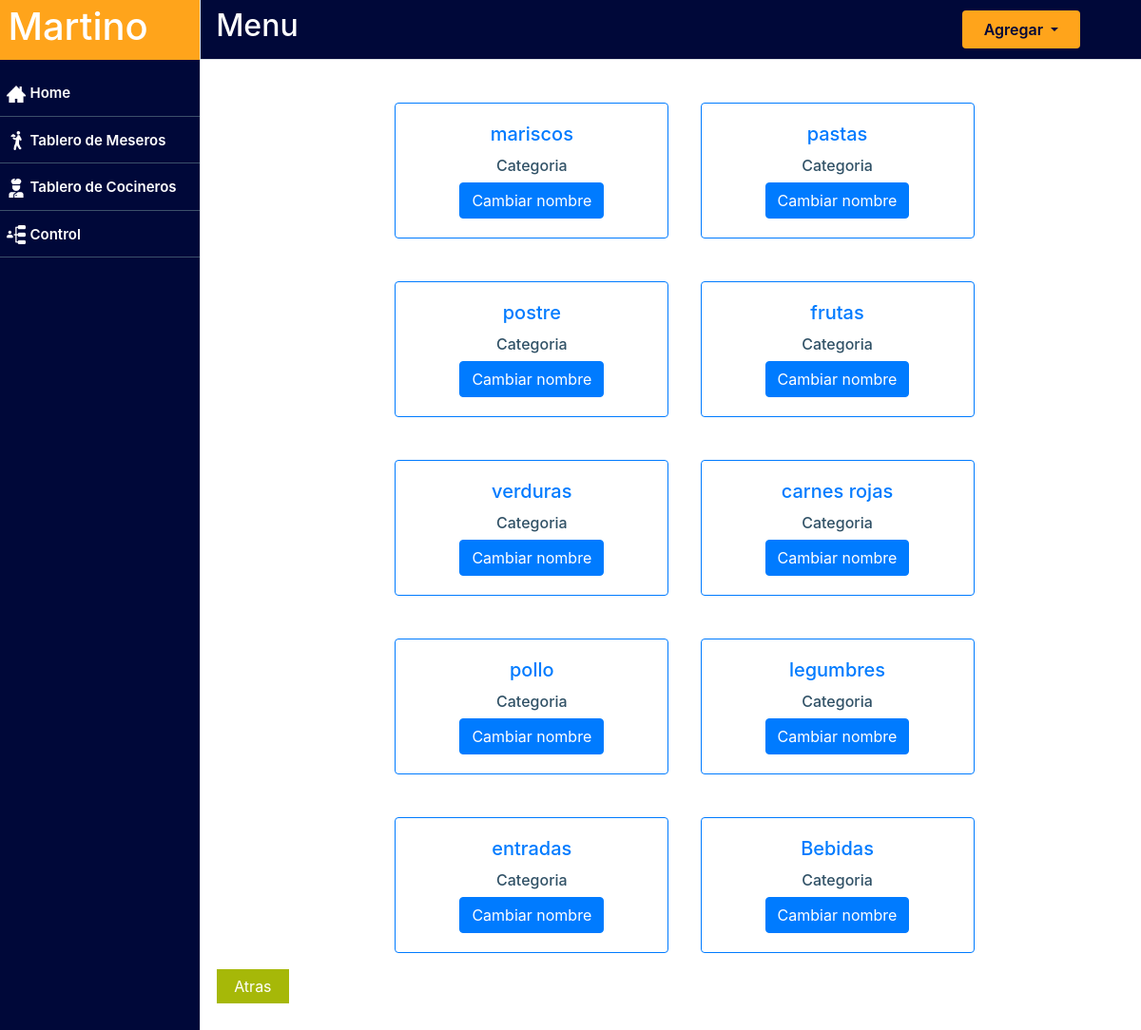
/Martino2/Menu.php, run on the app's committed database.
### tables this page shows
CREATE TABLE `categoria` (
  `id` int(11) NOT NULL,
  `nombre` varchar(30) NOT NULL
);

### Martino2/Menu.php (the view, shortened to what this page needs)
<?php
$objeto = new Conexion();
$conexion = $objeto->Conectar();
$consulta = "SELECT * FROM categoria WHERE id>0" ;
$resultado = $conexion->prepare($consulta);
$resultado->execute();
$usuarios = $resultado->fetchAll(PDO::FETCH_ASSOC);
?>
<!DOCTYPE html>
<html lang="es">
<head>
    <link rel="stylesheet" href="CSS/bootstrap.min.css">
    <link rel="stylesheet" href="CSS/Principal.css">
    <link rel="stylesheet" href="CSS/Menu.css">
    <link rel="stylesheet" href="CSS/Estilos.css">
</head>
<body>
<div id="content-wraper" class="d-flex">
    <div id="sidebar-container" class="border-right">
        <div class="logo">
          <h1>Martino</h1>
        </div>
        <div class="menu list-group-flush">
          <a href="Home.html" id="Top" class="list-group-item list-group-item-action"> <img src="Img/Home.png" height="20" id="none"> <span>Home</span></a>
          <a href="Tablero_Mesero.php" class="list-group-item list-group-item-action"> <img src="Img/Mesero.png" height="20" id="none"><span>Tablero de Meseros</span></a>
          <a href="Tablero_Cocinero.php" class="list-group-item list-group-item-action"> <img src="Img/Chef.png" height="20" id="none"><span>Tablero de Cocineros</span></a>
          <a href="ControlP.php" class="list-group-item list-group-item-action" id="linea"> <img src="Img/Control.png" height="20" id="none"> <span>Control</span></a>
        </div>
    </div>
    <div id="page-container" class="w-100">
      <nav class="navbar navbar-expand-lg navbar-light">
        <ul class="navbar-nav mr-auto">
            <h2>Menu</h2>
            </ul>
            <div class="btn-group" role="group" id="Margen">
                            <button id="btnGroupDrop1" type="button" class="btn dropdown-toggle"
                                data-toggle="dropdown" aria-haspopup="true" aria-expanded="false">
                                Agregar
                            </button>
                        </div>
      </nav>
      <div id="content" class="p-3">
<div class="row">
        <div class="col-md-12" id="Centro">
            <?php
                         foreach ($usuarios as $usuario) {
                          $variable1=$usuario['id'];
                                ?>
            <div class="card border-primary mb-3" style="width: 18rem;">
                <a href="Men_Dentro.php?variable1=<?php echo $variable1 ?>">
                    <div class="card-body">
                        <h5 class="card-title"><?php echo "".$usuario['nombre'];?></h5>
                        <h6>Categoria</h6>
                        <a href="ChangeName.php?variable1=<?php echo "".$usuario['id'];?>&variable2=<?php echo ''.$usuario['nombre'];?>" class="btn btn-primary"<?php echo "".$usuario['id'];?> id="Tamaño">Cambiar nombre</a>
                    </div>
            </div>
            <?php
                         }
                         ?>
<a href="Control.html" id="Bot">Atras </a>
        </div>
    </div>
    </div>
    </div>
</div>
</body>
</html>

### Martino2/css/Principal.css (style rules this page uses)
body { margin: 0; overflow: hidden; }
h1 { color: white; background-color: #ffa41b; margin: 0; }
#Top { margin-top: 5%; }

### Martino2/css/Menu.css (style rules this page uses)
.card { display: inline-block; margin-left: 3% ; margin-top: 3%; text-align: center; cursor: pointer; }
#Bot { display: block; position: absolute; background-color: #a6b808; padding-top: 6px; padding-bottom: 6px; padding-right: 18px; padding-left: 18px; text-decoration: none; color: white; border: .5px solid white; }
h6 { color: #305166; }
.col-md-12 { height: 100vh; }
#content { height: 100vh; }
#Margen { margin-right: 5%; }
img { margin-left: 9%; }
#Centro { text-align: center; }
nav div .btn { background-color: #ffa41b; padding: 7px 22px; font-weight: 600; color: #000839; }

### Martino2/css/Estilos.css (style rules this page uses)
#sidebar-container { min-height: 100vh; background-color: #000839; width: 16rem; }
.logo h1 { padding-top: 2%; padding-left: 4%; padding-bottom: 5%; }
#sidebar-container .menu { width: 100%; }
.menu a img { margin-left: 0% !important; }
.menu a { padding-left: 7px; background-color: #000839; color: white; border-bottom: 1px solid #3c506a; transition: all .5s ease; }
#linea { border-bottom: 1px solid #3c506a; }
.menu a span { font-size: 15px; font-weight: 600; }
#content { overflow-y: scroll; max-height: 90vh; }
nav { background-color: #000839 ; border-bottom: 1px solid #dee2e6; color: white; }

### data on the page
categoria: nombre "mariscos"
categoria: nombre "pastas"
categoria: nombre "postre"
categoria: nombre "frutas"
categoria: nombre "verduras"
categoria: nombre "carnes rojas"
categoria: nombre "pollo"
categoria: nombre "legumbres"
categoria: nombre "entradas"
categoria: nombre "Bebidas"
